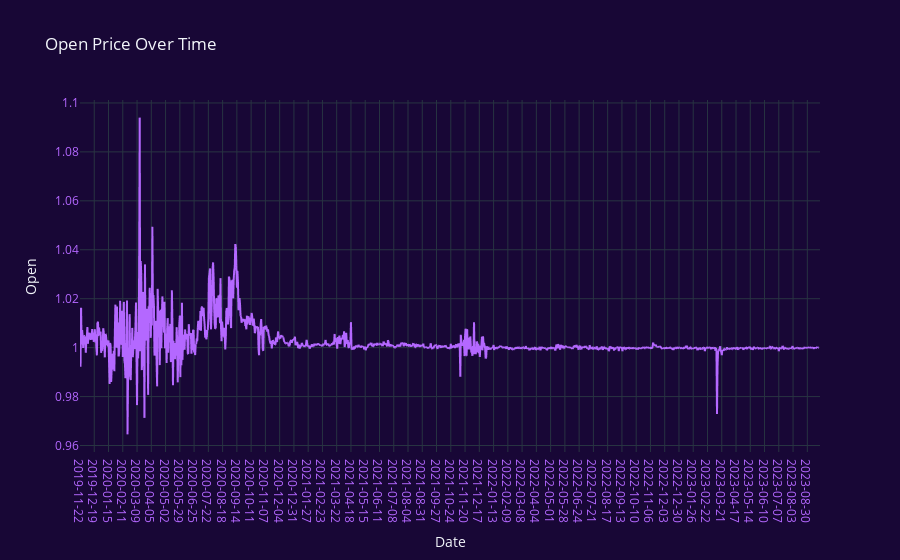

The notebook cell saved with this chart:
### Markdown cell above
# Visualizations

## i) Graph for Open Prices

### Code cell
import plotly.graph_objects as go

plt.figure(figsize=(14, 6))
fig = px.line(DAI.Open,x=DAI.Date, y='Open', labels={'x': 'Date', 'y': 'Price'}, title='Open Price Over Time')
fig.update_xaxes(type='category')  # Ensure the x-axis treats the index as categorical (date)
fig.update_xaxes(tickfont=dict(color='#B468FF'))  # Set x-axis label color to light purple
fig.update_yaxes(tickfont=dict(color='#B468FF'))
fig.update_layout(
    paper_bgcolor='#180736',  # Set the background color to white
    plot_bgcolor='#180736',  # Set the background color to white
    template="plotly_dark"  # Use the "plotly_dark" template
)
fig.update_traces(line=dict(color='#B468FF'))

fig.update_xaxes(showgrid=True)
fig.update_yaxes(showgrid=True)
fig.show()

### Figure 1 — Plotly figure (JSON) as saved in the notebook; plotly's stock layout.template omitted (floating-point values rounded to 4 significant figures; data arrays with more than 128 entries replaced by an {"elided": "..."} marker saying what was removed)
{"data": [{"hovertemplate": "Date=%{x}<br>Open=%{y}<extra></extra>", "legendgroup": "", "line": {"color": "#B468FF", "dash": "solid"}, "marker": {"symbol": "circle"}, "mode": "lines", "name": "", "showlegend": false, "type": "scattergl", "x": {"elided": "1402 str values"}, "xaxis": "x", "y": {"elided": "1402 float values"}, "yaxis": "y"}], "layout": {"legend": {"tracegroupgap": 0}, "paper_bgcolor": "#180736", "plot_bgcolor": "#180736", "title": {"text": "Open Price Over Time"}, "xaxis": {"anchor": "y", "domain": [0, 1], "showgrid": true, "tickfont": {"color": "#B468FF"}, "title": {"text": "Date"}, "type": "category"}, "yaxis": {"anchor": "x", "domain": [0, 1], "showgrid": true, "tickfont": {"color": "#B468FF"}, "title": {"text": "Open"}}}}
